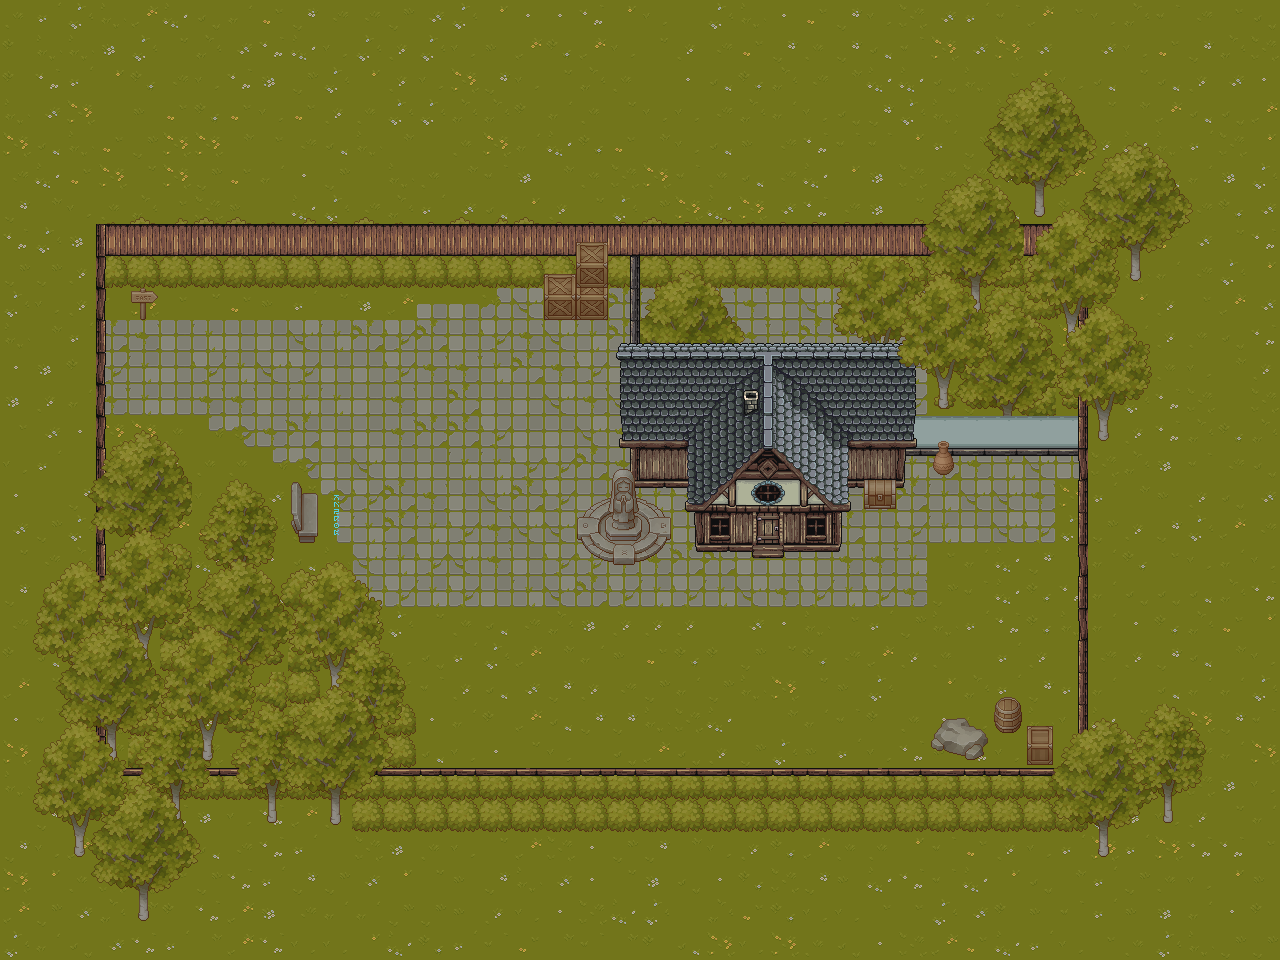

This game map was drawn from its Tiled (.tmx) file and the tilesets committed beside it. A one-line description and the trimmed map source follow:
An orthogonal 40x30 tile map with 32x32 px tiles, 15 tile layers (Terrain, Shrubs, Vegetation5, Fence, ...), 5 tilesets and 33 objects (9x enemySpawn, player).

<map version="1.10" tiledversion="1.10.2" orientation="orthogonal" renderorder="right-down" width="40" height="30" tilewidth="32" tileheight="32" infinite="0" nextlayerid="21" nextobjectid="52">
 <tileset firstgid="1" name="houses" tilewidth="32" tileheight="32" tilecount="1024" columns="32">
  <image source="../img/houses.png" width="1024" height="1024" />
 </tileset>
 <tileset firstgid="1025" name="house_door_2_tiles" tilewidth="32" tileheight="32" tilecount="4" columns="2">
  <image source="../img/house_door_2_tiles.png" width="64" height="64" />
 </tileset>
 <tileset firstgid="1029" name="TX Tileset Grass" tilewidth="32" tileheight="32" tilecount="64" columns="8">
  <image source="../img/TX Tileset Grass.png" width="256" height="256" />
  <wangsets>
   <wangset name="Grass and Road" type="corner" tile="34">
    <wangcolor name="road?" color="#c2c2c2" tile="32" probability="1" />
    <wangcolor name="grass" color="#00ff00" tile="19" probability="1" />
    <wangtile tileid="0" wangid="0,2,0,2,0,2,0,2" />
    <wangtile tileid="1" wangid="0,2,0,2,0,2,0,2" />
    <wangtile tileid="2" wangid="0,2,0,2,0,2,0,2" />
    <wangtile tileid="3" wangid="0,2,0,2,0,2,0,2" />
    <wangtile tileid="8" wangid="0,2,0,2,0,2,0,2" />
    <wangtile tileid="9" wangid="0,2,0,2,0,2,0,2" />
    <wangtile tileid="10" wangid="0,2,0,2,0,2,0,2" />
    <wangtile tileid="11" wangid="0,2,0,2,0,2,0,2" />
    <wangtile tileid="16" wangid="0,2,0,2,0,2,0,2" />
    <wangtile tileid="17" wangid="0,2,0,2,0,2,0,2" />
    <wangtile tileid="18" wangid="0,2,0,2,0,2,0,2" />
    <wangtile tileid="19" wangid="0,2,0,2,0,2,0,2" />
    <wangtile tileid="24" wangid="0,2,0,2,0,2,0,2" />
    <wangtile tileid="25" wangid="0,2,0,2,0,2,0,2" />
    <wangtile tileid="26" wangid="0,2,0,2,0,2,0,2" />
    <wangtile tileid="27" wangid="0,2,0,2,0,2,0,2" />
    <wangtile tileid="32" wangid="0,1,0,1,0,1,0,1" />
    <wangtile tileid="33" wangid="0,1,0,1,0,1,0,1" />
    <wangtile tileid="34" wangid="0,1,0,1,0,2,0,2" />
    <wangtile tileid="35" wangid="0,2,0,2,0,1,0,1" />
    <wangtile tileid="36" wangid="0,2,0,1,0,1,0,2" />
    <wangtile tileid="37" wangid="0,2,0,1,0,1,0,2" />
    <wangtile tileid="38" wangid="0,2,0,1,0,1,0,2" />
    <wangtile tileid="39" wangid="0,2,0,1,0,1,0,2" />
    <wangtile tileid="40" wangid="0,1,0,1,0,1,0,1" />
    <wangtile tileid="41" wangid="0,1,0,1,0,1,0,1" />
    <wangtile tileid="42" wangid="0,1,0,1,0,2,0,2" />
    <wangtile tileid="43" wangid="0,2,0,2,0,1,0,1" />
    <wangtile tileid="44" wangid="0,1,0,2,0,2,0,1" />
    <wangtile tileid="45" wangid="0,1,0,2,0,2,0,1" />
    <wangtile tileid="46" wangid="0,1,0,2,0,2,0,1" />
    <wangtile tileid="47" wangid="0,1,0,2,0,2,0,1" />
    <wangtile tileid="48" wangid="0,1,0,1,0,1,0,1" />
    <wangtile tileid="49" wangid="0,1,0,1,0,1,0,1" />
    <wangtile tileid="50" wangid="0,1,0,1,0,2,0,2" />
    <wangtile tileid="51" wangid="0,2,0,2,0,1,0,1" />
    <wangtile tileid="52" wangid="0,2,0,2,0,2,0,1" />
    <wangtile tileid="53" wangid="0,1,0,2,0,2,0,2" />
    <wangtile tileid="54" wangid="0,2,0,2,0,1,0,2" />
    <wangtile tileid="55" wangid="0,2,0,1,0,2,0,2" />
    <wangtile tileid="56" wangid="0,1,0,2,0,1,0,1" />
    <wangtile tileid="57" wangid="0,1,0,1,0,2,0,1" />
    <wangtile tileid="58" wangid="0,1,0,2,0,2,0,2" />
    <wangtile tileid="59" wangid="0,2,0,2,0,1,0,1" />
    <wangtile tileid="60" wangid="0,1,0,1,0,1,0,2" />
    <wangtile tileid="61" wangid="0,2,0,1,0,1,0,1" />
    <wangtile tileid="62" wangid="0,2,0,2,0,2,0,1" />
    <wangtile tileid="63" wangid="0,1,0,2,0,2,0,2" />
   </wangset>
  </wangsets>
 </tileset>
 <tileset firstgid="1093" name="TX Props" tilewidth="32" tileheight="32" tilecount="256" columns="16">
  <image source="../img/TX Props.png" width="512" height="512" />
 </tileset>
 <tileset firstgid="1349" name="TX Plant" tilewidth="32" tileheight="32" tilecount="256" columns="16">
  <image source="../img/TX Plant.png" width="512" height="512" />
 </tileset>
 <layer id="6" name="Terrain" width="40" height="30">
  <data>[1200 cells, 1200 non-empty, 43 distinct tile ids]</data>
 </layer>
 <layer id="12" name="Shrubs" width="40" height="30">
  <data>[1200 cells, 144 non-empty, 19 distinct tile ids]</data>
 </layer>
 <layer id="13" name="Vegetation5" width="40" height="30">
  <data>[1200 cells, 70 non-empty, 45 distinct tile ids]</data>
 </layer>
 <layer id="4" name="Fence" width="40" height="30">
  <data>[1200 cells, 46 non-empty, 5 distinct tile ids]</data>
 </layer>
 <layer id="5" name="Fence2" width="40" height="30">
  <data>[1200 cells, 65 non-empty, 10 distinct tile ids]</data>
 </layer>
 <layer id="14" name="extra shrubs" width="40" height="30">
  <data>[1200 cells, 29 non-empty, 4 distinct tile ids]</data>
 </layer>
 <layer id="2" name="House Walls" width="40" height="30" locked="1">
  <data>[1200 cells, 24 non-empty, 16 distinct tile ids]</data>
 </layer>
 <layer id="18" name="props" width="40" height="30">
  <data>[1200 cells, 9 non-empty, 9 distinct tile ids]</data>
 </layer>
 <layer id="19" name="props2" width="40" height="30">
  <data>[1200 cells, 30 non-empty, 27 distinct tile ids]</data>
 </layer>
 <objectgroup color="#aa0000" id="17" name="Enemy Spawns">
  <object id="21" name="enemySpawn" x="107.5" y="353.5" width="32" height="32" />
  <object id="23" name="enemySpawn" x="1056" y="480" width="21.3333" height="31" />
  <object id="24" name="enemySpawn" x="896" y="736" width="32" height="31" />
  <object id="25" name="enemySpawn" x="1056" y="608" width="22.3636" height="31.6364" />
  <object id="26" name="enemySpawn" x="352" y="640" width="32" height="32" />
  <object id="27" name="enemySpawn" x="192" y="544" width="32" height="32" />
  <object id="31" name="enemySpawn" x="605.25" y="383.5" width="19.75" height="31.25" />
  <object id="32" name="enemySpawn" x="753.25" y="560" width="30.5" height="31" />
  <object id="33" name="enemySpawn" x="576" y="736" width="32" height="32" />
 </objectgroup>
 <objectgroup color="#00aa00" id="16" name="Player">
  <object id="17" name="player" x="416" y="384" width="32" height="32" />
 </objectgroup>
 <layer id="1" name="House Roof" width="40" height="30" locked="1">
  <data>[1200 cells, 57 non-empty, 53 distinct tile ids]</data>
 </layer>
 <layer id="7" name="House Chimney" width="40" height="30">
  <data>[1200 cells, 1 non-empty, 1 distinct tile ids]</data>
 </layer>
 <layer id="20" name="Vegetation4" width="40" height="30">
  <data>[1200 cells, 64 non-empty, 49 distinct tile ids]</data>
 </layer>
 <layer id="11" name="Vegetation3" width="40" height="30">
  <data>[1200 cells, 125 non-empty, 59 distinct tile ids]</data>
 </layer>
 <layer id="10" name="Vegetation2" width="40" height="30">
  <data>[1200 cells, 145 non-empty, 52 distinct tile ids]</data>
 </layer>
 <layer id="8" name="Vegetation" width="40" height="30">
  <data>[1200 cells, 70 non-empty, 40 distinct tile ids]</data>
 </layer>
 <objectgroup color="#ff0000" id="15" name="collision">
  <object id="7" x="96.6667" y="224" width="9.33333" height="552" />
  <object id="8" x="96" y="766" width="993" height="10" />
  <object id="10" x="1078" y="224" width="10" height="552" />
  <object id="11" x="97" y="223" width="991" height="60" />
  <object id="13" x="900.333" y="283.5" width="178.167" height="170.5" />
  <object id="14" x="633" y="376.5" width="271.5" height="109.5" />
  <object id="15" x="696" y="485.5" width="144.5" height="65" />
  <object id="19" x="630.333" y="282.333" width="10.3333" height="97" />
  <object id="34" x="107" y="543" width="84" height="223.5" />
  <object id="35" x="192" y="574" width="74.5" height="192.5" />
  <object id="36" x="267" y="625" width="49.5" height="139" />
  <object id="37" x="317" y="638" width="37.5" height="126" />
  <object id="38" x="355.5" y="681" width="41" height="85" />
  </objectgroup>
</map>
<!-- 10 of 33 objects omitted -->
